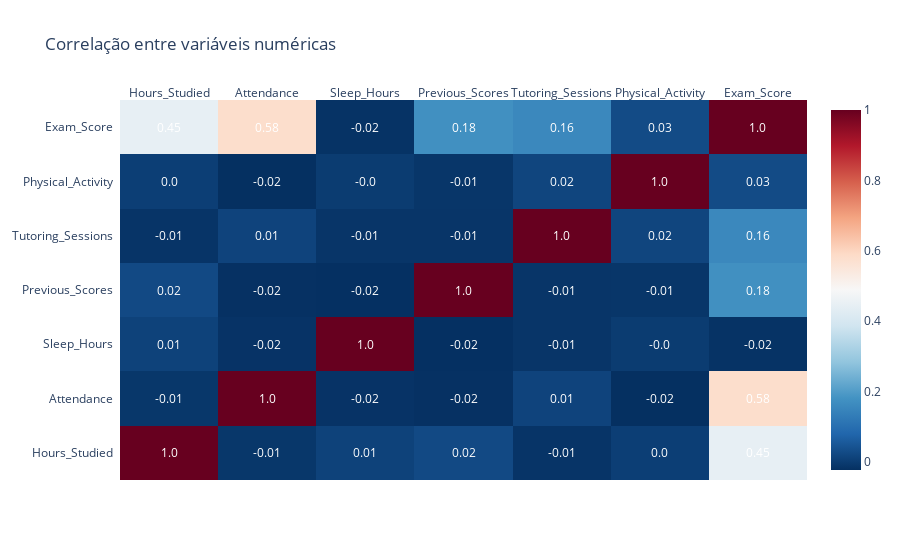

The code cell stored with this chart in its notebook:
### Code cell
# 4) Heatmap de correlação
corr = df[
    [
        "Hours_Studied",
        "Attendance",
        "Sleep_Hours",
        "Previous_Scores",
        "Tutoring_Sessions",
        "Physical_Activity",
        "Exam_Score",
    ]
].corr()

fig = ff.create_annotated_heatmap(
    z=corr.values,
    x=list(corr.columns),
    y=list(corr.index),
    annotation_text=corr.round(2).values,
    colorscale="RdBu",
    showscale=True,
    reversescale=True,
)
fig.update_layout(title="Correlação entre variáveis numéricas")
fig.show()

### Figure 1 — Plotly figure (JSON) as saved in the notebook; plotly's stock layout.template omitted (floating-point values rounded to 4 significant figures)
{"data": [{"colorscale": [[0, "rgb(103,0,31)"], [0.1, "rgb(178,24,43)"], [0.2, "rgb(214,96,77)"], [0.3, "rgb(244,165,130)"], [0.4, "rgb(253,219,199)"], [0.5, "rgb(247,247,247)"], [0.6, "rgb(209,229,240)"], [0.7, "rgb(146,197,222)"], [0.8, "rgb(67,147,195)"], [0.9, "rgb(33,102,172)"], [1, "rgb(5,48,97)"]], "reversescale": true, "showscale": true, "type": "heatmap", "x": ["Hours_Studied", "Attendance", "Sleep_Hours", "Previous_Scores", "Tutoring_Sessions", "Physical_Activity", "Exam_Score"], "y": ["Hours_Studied", "Attendance", "Sleep_Hours", "Previous_Scores", "Tutoring_Sessions", "Physical_Activity", "Exam_Score"], "z": [[1.0, -0.009908, 0.01098, 0.02485, -0.01428, 0.004624, 0.4455], [-0.009908, 1.0, -0.01592, -0.02019, 0.01432, -0.02243, 0.5811], [0.01098, -0.01592, 1.0, -0.02175, -0.01222, -0.0003781, -0.01702], [0.02485, -0.02019, -0.02175, 1.0, -0.01312, -0.01127, 0.1751], [-0.01428, 0.01432, -0.01222, -0.01312, 1.0, 0.01773, 0.1565], [0.004624, -0.02243, -0.0003781, -0.01127, 0.01773, 1.0, 0.02782], [0.4455, 0.5811, -0.01702, 0.1751, 0.1565, 0.02782, 1.0]]}], "layout": {"annotations": [{"font": {"color": "#FFFFFF"}, "showarrow": false, "text": "1.0", "x": "Hours_Studied", "xref": "x", "y": "Hours_Studied", "yref": "y"}, {"font": {"color": "#FFFFFF"}, "showarrow": false, "text": "-0.01", "x": "Attendance", "xref": "x", "y": "Hours_Studied", "yref": "y"}, {"font": {"color": "#FFFFFF"}, "showarrow": false, "text": "0.01", "x": "Sleep_Hours", "xref": "x", "y": "Hours_Studied", "yref": "y"}, {"font": {"color": "#FFFFFF"}, "showarrow": false, "text": "0.02", "x": "Previous_Scores", "xref": "x", "y": "Hours_Studied", "yref": "y"}, {"font": {"color": "#FFFFFF"}, "showarrow": false, "text": "-0.01", "x": "Tutoring_Sessions", "xref": "x", "y": "Hours_Studied", "yref": "y"}, {"font": {"color": "#FFFFFF"}, "showarrow": false, "text": "0.0", "x": "Physical_Activity", "xref": "x", "y": "Hours_Studied", "yref": "y"}, {"font": {"color": "#FFFFFF"}, "showarrow": false, "text": "0.45", "x": "Exam_Score", "xref": "x", "y": "Hours_Studied", "yref": "y"}, {"font": {"color": "#FFFFFF"}, "showarrow": false, "text": "-0.01", "x": "Hours_Studied", "xref": "x", "y": "Attendance", "yref": "y"}, {"font": {"color": "#FFFFFF"}, "showarrow": false, "text": "1.0", "x": "Attendance", "xref": "x", "y": "Attendance", "yref": "y"}, {"font": {"color": "#FFFFFF"}, "showarrow": false, "text": "-0.02", "x": "Sleep_Hours", "xref": "x", "y": "Attendance", "yref": "y"}, {"font": {"color": "#FFFFFF"}, "showarrow": false, "text": "-0.02", "x": "Previous_Scores", "xref": "x", "y": "Attendance", "yref": "y"}, {"font": {"color": "#FFFFFF"}, "showarrow": false, "text": "0.01", "x": "Tutoring_Sessions", "xref": "x", "y": "Attendance", "yref": "y"}, {"font": {"color": "#FFFFFF"}, "showarrow": false, "text": "-0.02", "x": "Physical_Activity", "xref": "x", "y": "Attendance", "yref": "y"}, {"font": {"color": "#FFFFFF"}, "showarrow": false, "text": "0.58", "x": "Exam_Score", "xref": "x", "y": "Attendance", "yref": "y"}, {"font": {"color": "#FFFFFF"}, "showarrow": false, "text": "0.01", "x": "Hours_Studied", "xref": "x", "y": "Sleep_Hours", "yref": "y"}, {"font": {"color": "#FFFFFF"}, "showarrow": false, "text": "-0.02", "x": "Attendance", "xref": "x", "y": "Sleep_Hours", "yref": "y"}, {"font": {"color": "#FFFFFF"}, "showarrow": false, "text": "1.0", "x": "Sleep_Hours", "xref": "x", "y": "Sleep_Hours", "yref": "y"}, {"font": {"color": "#FFFFFF"}, "showarrow": false, "text": "-0.02", "x": "Previous_Scores", "xref": "x", "y": "Sleep_Hours", "yref": "y"}, {"font": {"color": "#FFFFFF"}, "showarrow": false, "text": "-0.01", "x": "Tutoring_Sessions", "xref": "x", "y": "Sleep_Hours", "yref": "y"}, {"font": {"color": "#FFFFFF"}, "showarrow": false, "text": "-0.0", "x": "Physical_Activity", "xref": "x", "y": "Sleep_Hours", "yref": "y"}, {"font": {"color": "#FFFFFF"}, "showarrow": false, "text": "-0.02", "x": "Exam_Score", "xref": "x", "y": "Sleep_Hours", "yref": "y"}, {"font": {"color": "#FFFFFF"}, "showarrow": false, "text": "0.02", "x": "Hours_Studied", "xref": "x", "y": "Previous_Scores", "yref": "y"}, {"font": {"color": "#FFFFFF"}, "showarrow": false, "text": "-0.02", "x": "Attendance", "xref": "x", "y": "Previous_Scores", "yref": "y"}, {"font": {"color": "#FFFFFF"}, "showarrow": false, "text": "-0.02", "x": "Sleep_Hours", "xref": "x", "y": "Previous_Scores", "yref": "y"}, {"font": {"color": "#FFFFFF"}, "showarrow": false, "text": "1.0", "x": "Previous_Scores", "xref": "x", "y": "Previous_Scores", "yref": "y"}, {"font": {"color": "#FFFFFF"}, "showarrow": false, "text": "-0.01", "x": "Tutoring_Sessions", "xref": "x", "y": "Previous_Scores", "yref": "y"}, {"font": {"color": "#FFFFFF"}, "showarrow": false, "text": "-0.01", "x": "Physical_Activity", "xref": "x", "y": "Previous_Scores", "yref": "y"}, {"font": {"color": "#FFFFFF"}, "showarrow": false, "text": "0.18", "x": "Exam_Score", "xref": "x", "y": "Previous_Scores", "yref": "y"}, {"font": {"color": "#FFFFFF"}, "showarrow": false, "text": "-0.01", "x": "Hours_Studied", "xref": "x", "y": "Tutoring_Sessions", "yref": "y"}, {"font": {"color": "#FFFFFF"}, "showarrow": false, "text": "0.01", "x": "Attendance", "xref": "x", "y": "Tutoring_Sessions", "yref": "y"}, {"font": {"color": "#FFFFFF"}, "showarrow": false, "text": "-0.01", "x": "Sleep_Hours", "xref": "x", "y": "Tutoring_Sessions", "yref": "y"}, {"font": {"color": "#FFFFFF"}, "showarrow": false, "text": "-0.01", "x": "Previous_Scores", "xref": "x", "y": "Tutoring_Sessions", "yref": "y"}, {"font": {"color": "#FFFFFF"}, "showarrow": false, "text": "1.0", "x": "Tutoring_Sessions", "xref": "x", "y": "Tutoring_Sessions", "yref": "y"}, {"font": {"color": "#FFFFFF"}, "showarrow": false, "text": "0.02", "x": "Physical_Activity", "xref": "x", "y": "Tutoring_Sessions", "yref": "y"}, {"font": {"color": "#FFFFFF"}, "showarrow": false, "text": "0.16", "x": "Exam_Score", "xref": "x", "y": "Tutoring_Sessions", "yref": "y"}, {"font": {"color": "#FFFFFF"}, "showarrow": false, "text": "0.0", "x": "Hours_Studied", "xref": "x", "y": "Physical_Activity", "yref": "y"}, {"font": {"color": "#FFFFFF"}, "showarrow": false, "text": "-0.02", "x": "Attendance", "xref": "x", "y": "Physical_Activity", "yref": "y"}, {"font": {"color": "#FFFFFF"}, "showarrow": false, "text": "-0.0", "x": "Sleep_Hours", "xref": "x", "y": "Physical_Activity", "yref": "y"}, {"font": {"color": "#FFFFFF"}, "showarrow": false, "text": "-0.01", "x": "Previous_Scores", "xref": "x", "y": "Physical_Activity", "yref": "y"}, {"font": {"color": "#FFFFFF"}, "showarrow": false, "text": "0.02", "x": "Tutoring_Sessions", "xref": "x", "y": "Physical_Activity", "yref": "y"}, {"font": {"color": "#FFFFFF"}, "showarrow": false, "text": "1.0", "x": "Physical_Activity", "xref": "x", "y": "Physical_Activity", "yref": "y"}, {"font": {"color": "#FFFFFF"}, "showarrow": false, "text": "0.03", "x": "Exam_Score", "xref": "x", "y": "Physical_Activity", "yref": "y"}, {"font": {"color": "#FFFFFF"}, "showarrow": false, "text": "0.45", "x": "Hours_Studied", "xref": "x", "y": "Exam_Score", "yref": "y"}, {"font": {"color": "#FFFFFF"}, "showarrow": false, "text": "0.58", "x": "Attendance", "xref": "x", "y": "Exam_Score", "yref": "y"}, {"font": {"color": "#FFFFFF"}, "showarrow": false, "text": "-0.02", "x": "Sleep_Hours", "xref": "x", "y": "Exam_Score", "yref": "y"}, {"font": {"color": "#FFFFFF"}, "showarrow": false, "text": "0.18", "x": "Previous_Scores", "xref": "x", "y": "Exam_Score", "yref": "y"}, {"font": {"color": "#FFFFFF"}, "showarrow": false, "text": "0.16", "x": "Tutoring_Sessions", "xref": "x", "y": "Exam_Score", "yref": "y"}, {"font": {"color": "#FFFFFF"}, "showarrow": false, "text": "0.03", "x": "Physical_Activity", "xref": "x", "y": "Exam_Score", "yref": "y"}, {"font": {"color": "#FFFFFF"}, "showarrow": false, "text": "1.0", "x": "Exam_Score", "xref": "x", "y": "Exam_Score", "yref": "y"}], "title": {"text": "Correlação entre variáveis numéricas"}, "xaxis": {"dtick": 1, "gridcolor": "rgb(0, 0, 0)", "side": "top", "ticks": ""}, "yaxis": {"dtick": 1, "ticks": "", "ticksuffix": "  "}}}
